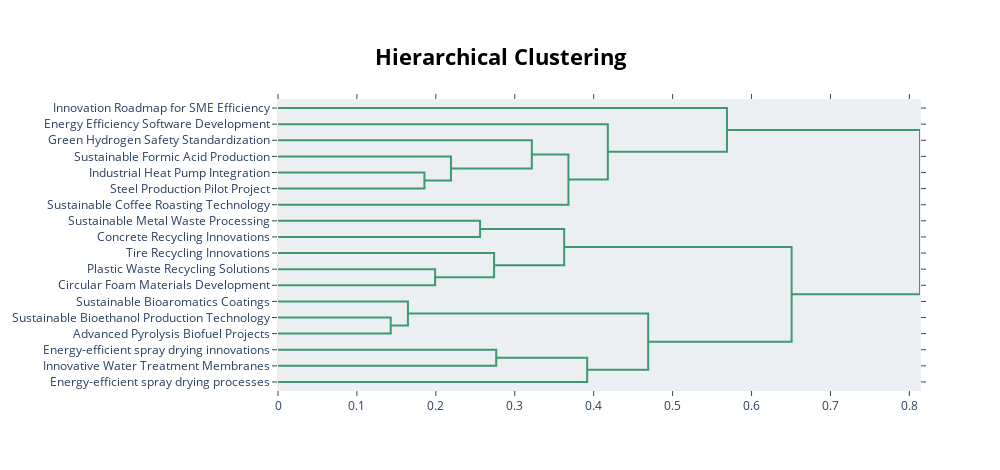

Here is the notebook cell this chart was saved with:
### Markdown cell above
This plot shows the cluster hierarchy. Since we use HDBSCAN as a clustering algorthim, this means that clusters within clusters can be formed. To understand how these are related to each other we can use the plot below. A color indicates clusters that are closer related to each other. These are then broken down to smaller clusters with more specific topics.

### Code cell
topic_model.visualize_hierarchy(custom_labels=True)

### Figure 1 — Plotly figure (JSON) as saved in the notebook; plotly's stock layout.template omitted (floating-point values rounded to 4 significant figures)
{"data": [{"hoverinfo": "text", "marker": {"color": "rgb(61,153,112)"}, "mode": "lines", "type": "scatter", "x": [0, 0.1855, 0.1855, 0], "xaxis": "x", "y": [-45, -45, -55, -55], "yaxis": "y"}, {"hoverinfo": "text", "marker": {"color": "rgb(61,153,112)"}, "mode": "lines", "type": "scatter", "x": [0, 0.2191, 0.2191, 0.1855], "xaxis": "x", "y": [-35, -35, -50, -50], "yaxis": "y"}, {"hoverinfo": "text", "marker": {"color": "rgb(61,153,112)"}, "mode": "lines", "type": "scatter", "x": [0, 0.3216, 0.3216, 0.2191], "xaxis": "x", "y": [-25, -25, -42.5, -42.5], "yaxis": "y"}, {"hoverinfo": "text", "marker": {"color": "rgb(61,153,112)"}, "mode": "lines", "type": "scatter", "x": [0.3216, 0.368, 0.368, 0], "xaxis": "x", "y": [-33.75, -33.75, -65, -65], "yaxis": "y"}, {"hoverinfo": "text", "marker": {"color": "rgb(61,153,112)"}, "mode": "lines", "type": "scatter", "x": [0, 0.4179, 0.4179, 0.368], "xaxis": "x", "y": [-15, -15, -49.38, -49.38], "yaxis": "y"}, {"hoverinfo": "text", "marker": {"color": "rgb(61,153,112)"}, "mode": "lines", "type": "scatter", "x": [0, 0.5688, 0.5688, 0.4179], "xaxis": "x", "y": [-5, -5, -32.19, -32.19], "yaxis": "y"}, {"hoverinfo": "text", "marker": {"color": "rgb(61,153,112)"}, "mode": "lines", "type": "scatter", "x": [0, 0.2561, 0.2561, 0], "xaxis": "x", "y": [-75, -75, -85, -85], "yaxis": "y"}, {"hoverinfo": "text", "marker": {"color": "rgb(61,153,112)"}, "mode": "lines", "type": "scatter", "x": [0, 0.1991, 0.1991, 0], "xaxis": "x", "y": [-105, -105, -115, -115], "yaxis": "y"}, {"hoverinfo": "text", "marker": {"color": "rgb(61,153,112)"}, "mode": "lines", "type": "scatter", "x": [0, 0.2738, 0.2738, 0.1991], "xaxis": "x", "y": [-95, -95, -110, -110], "yaxis": "y"}, {"hoverinfo": "text", "marker": {"color": "rgb(61,153,112)"}, "mode": "lines", "type": "scatter", "x": [0.2561, 0.3626, 0.3626, 0.2738], "xaxis": "x", "y": [-80, -80, -102.5, -102.5], "yaxis": "y"}, {"hoverinfo": "text", "marker": {"color": "rgb(61,153,112)"}, "mode": "lines", "type": "scatter", "x": [0, 0.1428, 0.1428, 0], "xaxis": "x", "y": [-135, -135, -145, -145], "yaxis": "y"}, {"hoverinfo": "text", "marker": {"color": "rgb(61,153,112)"}, "mode": "lines", "type": "scatter", "x": [0, 0.1646, 0.1646, 0.1428], "xaxis": "x", "y": [-125, -125, -140, -140], "yaxis": "y"}, {"hoverinfo": "text", "marker": {"color": "rgb(61,153,112)"}, "mode": "lines", "type": "scatter", "x": [0, 0.2765, 0.2765, 0], "xaxis": "x", "y": [-155, -155, -165, -165], "yaxis": "y"}, {"hoverinfo": "text", "marker": {"color": "rgb(61,153,112)"}, "mode": "lines", "type": "scatter", "x": [0.2765, 0.3917, 0.3917, 0], "xaxis": "x", "y": [-160, -160, -175, -175], "yaxis": "y"}, {"hoverinfo": "text", "marker": {"color": "rgb(61,153,112)"}, "mode": "lines", "type": "scatter", "x": [0.1646, 0.4691, 0.4691, 0.3917], "xaxis": "x", "y": [-132.5, -132.5, -167.5, -167.5], "yaxis": "y"}, {"hoverinfo": "text", "marker": {"color": "rgb(61,153,112)"}, "mode": "lines", "type": "scatter", "x": [0.3626, 0.6508, 0.6508, 0.4691], "xaxis": "x", "y": [-91.25, -91.25, -150, -150], "yaxis": "y"}, {"hoverinfo": "text", "marker": {"color": "rgb(61,153,112)"}, "mode": "lines", "type": "scatter", "x": [0.5688, 0.8134, 0.8134, 0.6508], "xaxis": "x", "y": [-18.59, -18.59, -120.6, -120.6], "yaxis": "y"}], "layout": {"autosize": false, "height": 470, "hoverlabel": {"bgcolor": "white", "font": {"family": "Rockwell", "size": 16}}, "hovermode": "closest", "plot_bgcolor": "#ECEFF1", "showlegend": false, "title": {"font": {"color": "Black", "size": 22}, "text": "<b>Hierarchical Clustering</b>", "x": 0.5, "xanchor": "center", "yanchor": "top"}, "width": 1000, "xaxis": {"mirror": "allticks", "rangemode": "tozero", "showgrid": false, "showline": true, "showticklabels": true, "ticks": "outside", "type": "linear", "zeroline": false}, "yaxis": {"mirror": "allticks", "range": [-180, 0], "rangemode": "tozero", "showgrid": false, "showline": true, "showticklabels": true, "tickmode": "array", "ticks": "outside", "ticktext": ["Innovation Roadmap for SME Efficiency", "Energy Efficiency Software Development", "Green Hydrogen Safety Standardization", "Sustainable Formic Acid Production", "Industrial Heat Pump Integration", "Steel Production Pilot Project", "Sustainable Coffee Roasting Technology", "Sustainable Metal Waste Processing", "Concrete Recycling Innovations", "Tire Recycling Innovations", "Plastic Waste Recycling Solutions", "Circular Foam Materials Development", "Sustainable Bioaromatics Coatings", "Sustainable Bioethanol Production Technology", "Advanced Pyrolysis Biofuel Projects", "Energy-efficient spray drying innovations", "Innovative Water Treatment Membranes", "Energy-efficient spray drying processes"], "tickvals": [-5, -15, -25, -35, -45, -55, -65, -75, -85, -95, -105, -115, -125, -135, -145, -155, -165, -175], "type": "linear", "zeroline": false}}}
